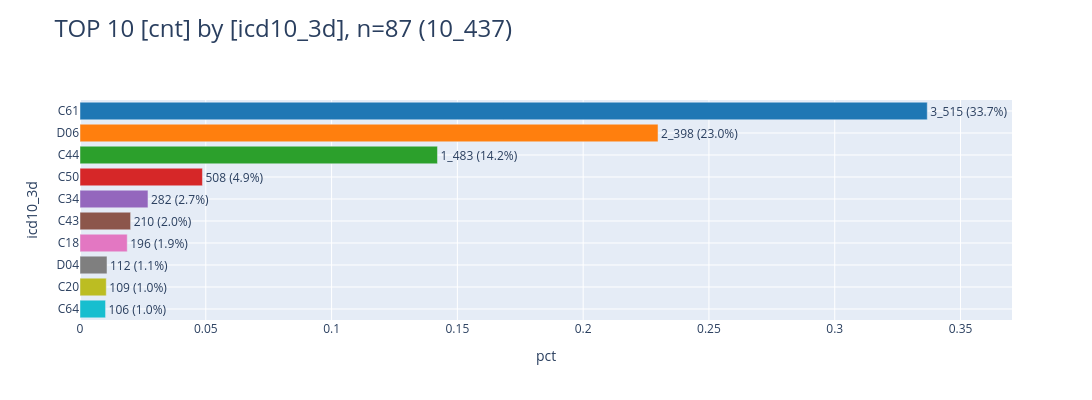

The cell this chart's notebook holds for it:
### Markdown cell above
<br>

#### <a id='toc1_6_2_3_'></a>[Verteilung nach ICD10](#toc0_)

### Code cell
def show_duplikate_icd(db_duplicates, caption: str):
    _df = db_duplicates.aggregate("icd10_3d, count(*) as cnt").to_df()
    print(f"🟧 🗄️ {caption}")
    pls.plot_bars(_df, orientation="h",top_n_index=10, height=400, sort_values=True)

show_duplikate_icd(db_duplicates_clin, "klin")

### Figure 1 — Plotly figure (JSON) as saved in the notebook; plotly's stock layout.template omitted (floating-point values rounded to 4 significant figures)
{"data": [{"error_y": {"thickness": 5}, "hovertemplate": "icd10_3d=%{y}<br>pct=%{x}<br>cnt_pct_str=%{text}<extra></extra>", "legendgroup": "C61", "marker": {"color": "#1F77B4", "pattern": {"shape": ""}}, "name": "C61", "orientation": "h", "showlegend": true, "text": ["3_515 (33.7%)"], "textposition": "outside", "type": "bar", "x": [0.3368], "xaxis": "x", "y": ["C61"], "yaxis": "y"}, {"error_y": {"thickness": 5}, "hovertemplate": "icd10_3d=%{y}<br>pct=%{x}<br>cnt_pct_str=%{text}<extra></extra>", "legendgroup": "D06", "marker": {"color": "#FF7F0E", "pattern": {"shape": ""}}, "name": "D06", "orientation": "h", "showlegend": true, "text": ["2_398 (23.0%)"], "textposition": "outside", "type": "bar", "x": [0.2298], "xaxis": "x", "y": ["D06"], "yaxis": "y"}, {"error_y": {"thickness": 5}, "hovertemplate": "icd10_3d=%{y}<br>pct=%{x}<br>cnt_pct_str=%{text}<extra></extra>", "legendgroup": "C44", "marker": {"color": "#2CA02C", "pattern": {"shape": ""}}, "name": "C44", "orientation": "h", "showlegend": true, "text": ["1_483 (14.2%)"], "textposition": "outside", "type": "bar", "x": [0.1421], "xaxis": "x", "y": ["C44"], "yaxis": "y"}, {"error_y": {"thickness": 5}, "hovertemplate": "icd10_3d=%{y}<br>pct=%{x}<br>cnt_pct_str=%{text}<extra></extra>", "legendgroup": "C50", "marker": {"color": "#D62728", "pattern": {"shape": ""}}, "name": "C50", "orientation": "h", "showlegend": true, "text": ["508 (4.9%)"], "textposition": "outside", "type": "bar", "x": [0.04867], "xaxis": "x", "y": ["C50"], "yaxis": "y"}, {"error_y": {"thickness": 5}, "hovertemplate": "icd10_3d=%{y}<br>pct=%{x}<br>cnt_pct_str=%{text}<extra></extra>", "legendgroup": "C34", "marker": {"color": "#9467BD", "pattern": {"shape": ""}}, "name": "C34", "orientation": "h", "showlegend": true, "text": ["282 (2.7%)"], "textposition": "outside", "type": "bar", "x": [0.02702], "xaxis": "x", "y": ["C34"], "yaxis": "y"}, {"error_y": {"thickness": 5}, "hovertemplate": "icd10_3d=%{y}<br>pct=%{x}<br>cnt_pct_str=%{text}<extra></extra>", "legendgroup": "C43", "marker": {"color": "#8C564B", "pattern": {"shape": ""}}, "name": "C43", "orientation": "h", "showlegend": true, "text": ["210 (2.0%)"], "textposition": "outside", "type": "bar", "x": [0.02012], "xaxis": "x", "y": ["C43"], "yaxis": "y"}, {"error_y": {"thickness": 5}, "hovertemplate": "icd10_3d=%{y}<br>pct=%{x}<br>cnt_pct_str=%{text}<extra></extra>", "legendgroup": "C18", "marker": {"color": "#E377C2", "pattern": {"shape": ""}}, "name": "C18", "orientation": "h", "showlegend": true, "text": ["196 (1.9%)"], "textposition": "outside", "type": "bar", "x": [0.01878], "xaxis": "x", "y": ["C18"], "yaxis": "y"}, {"error_y": {"thickness": 5}, "hovertemplate": "icd10_3d=%{y}<br>pct=%{x}<br>cnt_pct_str=%{text}<extra></extra>", "legendgroup": "D04", "marker": {"color": "#7F7F7F", "pattern": {"shape": ""}}, "name": "D04", "orientation": "h", "showlegend": true, "text": ["112 (1.1%)"], "textposition": "outside", "type": "bar", "x": [0.01073], "xaxis": "x", "y": ["D04"], "yaxis": "y"}, {"error_y": {"thickness": 5}, "hovertemplate": "icd10_3d=%{y}<br>pct=%{x}<br>cnt_pct_str=%{text}<extra></extra>", "legendgroup": "C20", "marker": {"color": "#BCBD22", "pattern": {"shape": ""}}, "name": "C20", "orientation": "h", "showlegend": true, "text": ["109 (1.0%)"], "textposition": "outside", "type": "bar", "x": [0.01044], "xaxis": "x", "y": ["C20"], "yaxis": "y"}, {"error_y": {"thickness": 5}, "hovertemplate": "icd10_3d=%{y}<br>pct=%{x}<br>cnt_pct_str=%{text}<extra></extra>", "legendgroup": "C64", "marker": {"color": "#17BECF", "pattern": {"shape": ""}}, "name": "C64", "orientation": "h", "showlegend": true, "text": ["106 (1.0%)"], "textposition": "outside", "type": "bar", "x": [0.01016], "xaxis": "x", "y": ["C64"], "yaxis": "y"}], "layout": {"barmode": "relative", "height": 400, "legend": {"title": {"text": "icd10_3d"}, "tracegroupgap": 0}, "showlegend": false, "title": {"font": {"size": 24}, "text": "TOP 10 [cnt] by [icd10_3d], n=87 (10_437)", "xanchor": "left", "y": 0.95, "yanchor": "top"}, "width": 1600, "xaxis": {"anchor": "y", "domain": [0, 1], "dtick": 0.05, "gridwidth": 1, "range": [0, 0.3705], "showgrid": true, "title": {"text": "pct"}}, "yaxis": {"anchor": "x", "categoryarray": ["C64", "C20", "D04", "C18", "C43", "C34", "C50", "C44", "D06", "C61"], "categoryorder": "total ascending", "domain": [0, 1], "gridwidth": 1, "showgrid": true, "title": {"text": "icd10_3d"}}}}
